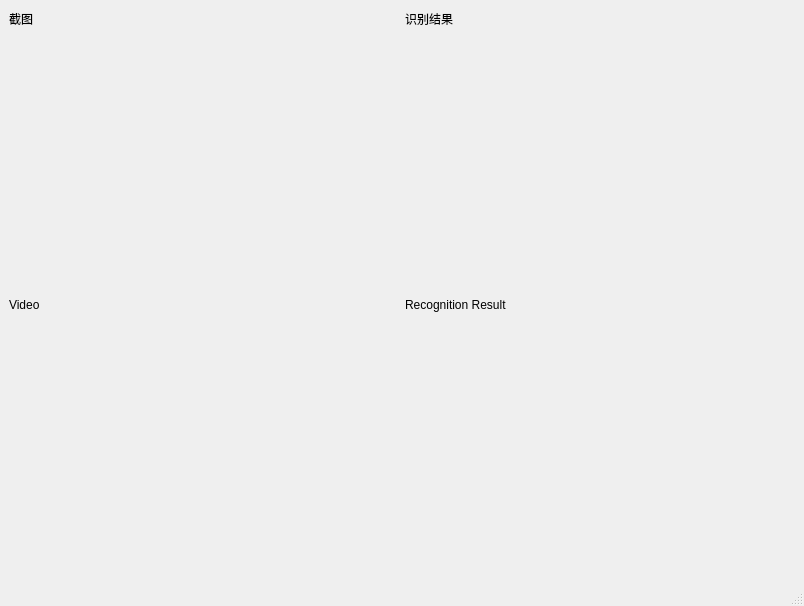
<?xml version="1.0" encoding="UTF-8"?>
<ui version="4.0">
 <class>MainWindow</class>
 <widget class="QMainWindow" name="MainWindow">
  <property name="geometry">
   <rect>
    <x>0</x>
    <y>0</y>
    <width>804</width>
    <height>606</height>
   </rect>
  </property>
  <property name="windowTitle">
   <string>护肝神器</string>
  </property>
  <widget class="QWidget" name="centralwidget">
   <layout class="QVBoxLayout" name="verticalLayout">
    <item>
     <layout class="QHBoxLayout" name="top">
      <item>
       <layout class="QVBoxLayout" name="verticalLayout_2">
        <item>
         <widget class="QLabel" name="label">
          <property name="sizePolicy">
           <sizepolicy hsizetype="Preferred" vsizetype="Preferred">
            <horstretch>0</horstretch>
            <verstretch>0</verstretch>
           </sizepolicy>
          </property>
          <property name="maximumSize">
           <size>
            <width>16777215</width>
            <height>20</height>
           </size>
          </property>
          <property name="text">
           <string>截图</string>
          </property>
         </widget>
        </item>
        <item>
         <widget class="QLabel" name="video_lb">
          <property name="text">
           <string>Video</string>
          </property>
         </widget>
        </item>
       </layout>
      </item>
      <item>
       <layout class="QVBoxLayout" name="verticalLayout_5">
        <item>
         <widget class="QLabel" name="label_4">
          <property name="maximumSize">
           <size>
            <width>16777215</width>
            <height>20</height>
           </size>
          </property>
          <property name="text">
           <string>识别结果</string>
          </property>
         </widget>
        </item>
        <item>
         <widget class="QLabel" name="recognition_lb">
          <property name="text">
           <string>Recognition Result</string>
          </property>
         </widget>
        </item>
       </layout>
      </item>
     </layout>
    </item>
   </layout>
  </widget>
  <widget class="QMenuBar" name="menubar">
   <property name="geometry">
    <rect>
     <x>0</x>
     <y>0</y>
     <width>804</width>
     <height>23</height>
    </rect>
   </property>
  </widget>
  <widget class="QStatusBar" name="statusbar"/>
 </widget>
 <resources/>
 <connections/>
</ui>
